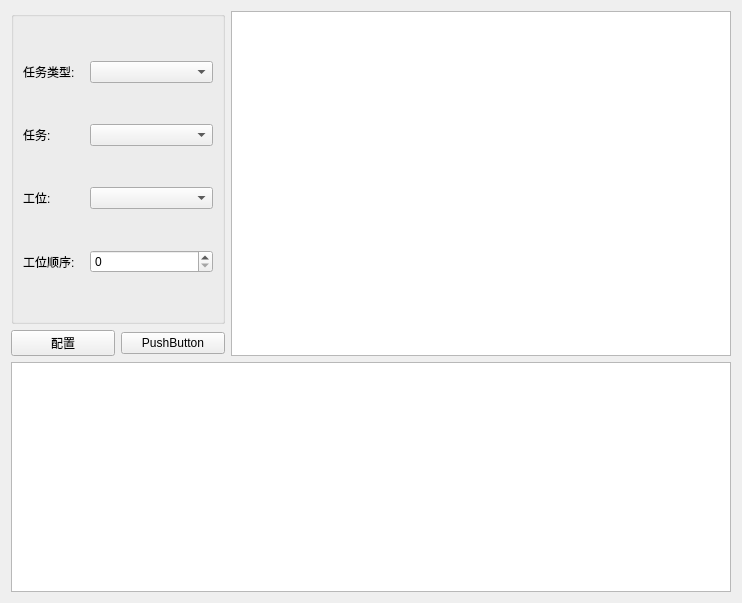
<?xml version="1.0" encoding="UTF-8"?>
<ui version="4.0">
 <class>mainForm</class>
 <widget class="QWidget" name="mainForm">
  <property name="geometry">
   <rect>
    <x>0</x>
    <y>0</y>
    <width>742</width>
    <height>603</height>
   </rect>
  </property>
  <property name="windowTitle">
   <string>Form</string>
  </property>
  <layout class="QVBoxLayout" name="verticalLayout_2" stretch="6,4">
   <item>
    <layout class="QHBoxLayout" name="horizontalLayout_2" stretch="3,7">
     <item>
      <layout class="QVBoxLayout" name="verticalLayout" stretch="9,1">
       <item>
        <widget class="QGroupBox" name="groupBox">
         <property name="title">
          <string/>
         </property>
         <layout class="QGridLayout" name="gridLayout">
          <item row="1" column="0">
           <widget class="QLabel" name="label_2">
            <property name="text">
             <string>任务:</string>
            </property>
           </widget>
          </item>
          <item row="1" column="1" colspan="2">
           <widget class="QComboBox" name="task"/>
          </item>
          <item row="2" column="0">
           <widget class="QLabel" name="label_3">
            <property name="text">
             <string>工位:</string>
            </property>
           </widget>
          </item>
          <item row="2" column="1" colspan="2">
           <widget class="QComboBox" name="station"/>
          </item>
          <item row="3" column="0">
           <widget class="QLabel" name="label_4">
            <property name="text">
             <string>工位顺序:</string>
            </property>
           </widget>
          </item>
          <item row="3" column="1" colspan="2">
           <widget class="QSpinBox" name="spinBox"/>
          </item>
          <item row="0" column="0">
           <widget class="QLabel" name="label">
            <property name="text">
             <string>任务类型:</string>
            </property>
           </widget>
          </item>
          <item row="0" column="1" colspan="2">
           <widget class="QComboBox" name="taskType"/>
          </item>
         </layout>
        </widget>
       </item>
       <item>
        <layout class="QHBoxLayout" name="horizontalLayout">
         <item>
          <widget class="QPushButton" name="showForm">
           <property name="text">
            <string>配置</string>
           </property>
          </widget>
         </item>
         <item>
          <widget class="QPushButton" name="test">
           <property name="text">
            <string>PushButton</string>
           </property>
          </widget>
         </item>
        </layout>
       </item>
      </layout>
     </item>
     <item>
      <widget class="QTableView" name="tableView"/>
     </item>
    </layout>
   </item>
   <item>
    <widget class="QTextBrowser" name="textBrowser"/>
   </item>
  </layout>
 </widget>
 <resources/>
 <connections/>
</ui>
